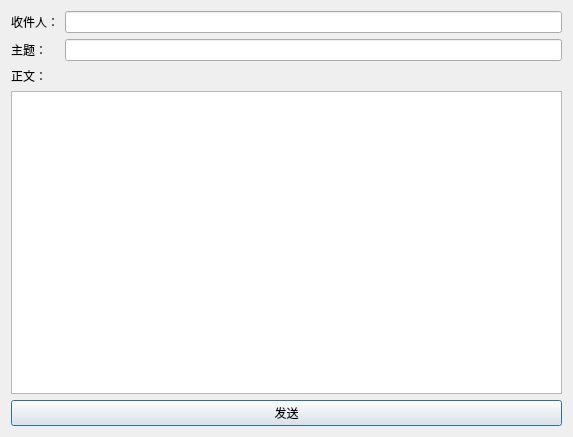
<?xml version="1.0" encoding="UTF-8"?>
<ui version="4.0">
 <class>MailForm</class>
 <widget class="QDialog" name="MailForm">
  <property name="geometry">
   <rect>
    <x>0</x>
    <y>0</y>
    <width>573</width>
    <height>437</height>
   </rect>
  </property>
  <layout class="QVBoxLayout" name="verticalLayout">
   <item>
    <layout class="QFormLayout" name="formLayout">
     <item row="0" column="0">
      <widget class="QLabel" name="label">
       <property name="text">
        <string>收件人：</string>
       </property>
      </widget>
     </item>
     <item row="0" column="1">
      <widget class="QLineEdit" name="recipientEdit"/>
     </item>
     <item row="1" column="0">
      <widget class="QLabel" name="label_2">
       <property name="text">
        <string>主题：</string>
       </property>
      </widget>
     </item>
     <item row="1" column="1">
      <widget class="QLineEdit" name="subjectEdit"/>
     </item>
    </layout>
   </item>
   <item>
    <widget class="QLabel" name="label_3">
     <property name="text">
      <string>正文：</string>
     </property>
    </widget>
   </item>
   <item>
    <widget class="QTextEdit" name="bodyEdit"/>
   </item>
   <item>
    <widget class="QPushButton" name="sendButton">
     <property name="text">
      <string>发送</string>
     </property>
    </widget>
   </item>
  </layout>
 </widget>
 <resources/>
 <connections/>
</ui>
